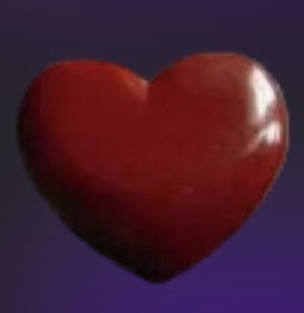
#> input picture tools/tg-emoji/assets/heart_source.jpg, 304 x 313 px
$ python _tmp_hp.py
#> lines starting #> are read from the running program, lines starting #| are printed output that depends on the picture; after the words box and inside, x2 and y2 are one past the last pixel; in counts of white or black regions, pixels touching at a corner belong together
"""Вырезание сердца из фотографии и перекраска его в чёрный.

Фон отделяется по «красноте» (R заметно выше G и B), затем маска чистится
морфологией и сглаживается. Освещение снимка сохраняется целиком: яркость
исходника прогоняется через степенную кривую, поэтому тело становится
чёрным, а блики остаются бликами.

    ash, eyes = ...          # не используется, это отдельный модуль
    rgba = load_black_heart('assets/heart_source.jpg', 400)
"""

import numpy as np
from PIL import Image, ImageChops, ImageFilter

# Кривая перекраски: линейная часть держит тени, степенная гасит тело,
# блики доживают до самого верха. Чем больше POW, тем чернее тело.
LIN, POW = 0.22, 3.0
# Подтон: чёрный не нейтральный, а с тем же тёплым отливом, что у оригинала.
TINT = (1.05, 0.965, 0.95)
FLOOR = (5, 4, 6)


def cutout(path, pad=0.06):
    """→ (rgb, alpha) без фона, обрезано по сердцу и дополнено полями."""
#> called with path = 'assets/heart_source.jpg', pad = 0.06
    img = Image.open(path).convert("RGB")
#> img is the input picture: PIL image 304x313 RGB; mean R, G, B 69.4, 30, 48.6
    a = np.asarray(img).astype(np.float32)
    r, g, b = a[:, :, 0], a[:, :, 1], a[:, :, 2]
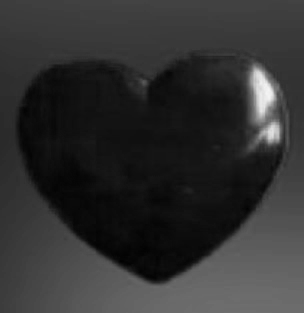
#> b: shape (313, 304) float32; min 1, max 244, mean 48.6

    # фон фиолетовый (синего больше красного), сердце красное — даже в тенях
    warm = (r - b > 8) | (r - np.maximum(g, b) > 18)
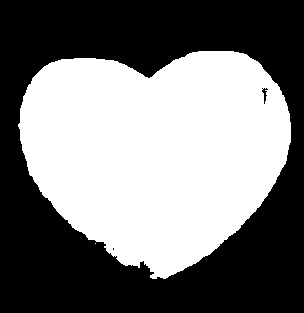
#> warm: shape (313, 304) bool; 47.8% white; 2 white regions (1 under 20 px), largest, box (x1, y1, x2, y2) and area: (18, 51, 291, 279) 45440
    m = Image.fromarray((warm.astype(np.uint8) * 255), "L")
    # закрыть дыры под бликом
    m = m.filter(ImageFilter.MaxFilter(11)).filter(ImageFilter.MinFilter(15))
#> m: PIL image 304x313 L; 45.7% white; 1 white region, box (x1, y1, x2, y2) and area: (21, 53, 289, 277) 43530
    m = m.filter(ImageFilter.MaxFilter(5))
#> m: PIL image 304x313 L; 47.9% white; 1 white region, box (x1, y1, x2, y2) and area: (19, 51, 291, 279) 45582
    # сгладить контур и подрезать его внутрь, чтобы срезать фиолетовую кайму
    m = m.filter(ImageFilter.MedianFilter(9))
#> m: PIL image 304x313 L; 47.9% white; 1 white region, box (x1, y1, x2, y2) and area: (19, 51, 291, 279) 45554
    m = m.filter(ImageFilter.GaussianBlur(2.5)).point(lambda v: 255 if v > 150 else 0)
#> m: PIL image 304x313 L; 47.3% white; 1 white region, box (x1, y1, x2, y2) and area: (20, 52, 290, 278) 45018
    m = m.filter(ImageFilter.MinFilter(5))
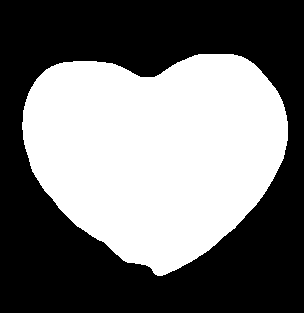
#> m: PIL image 304x313 L; 45.2% white; 1 white region, box (x1, y1, x2, y2) and area: (22, 54, 288, 276) 42986

    box = m.getbbox()
#> box = (22, 54, 288, 276)
    if box is None:
        raise SystemExit("сердце на снимке не найдено")
    x0, y0, x1, y1 = box
#> x0 = 22; y0 = 54; x1 = 288; y1 = 276
    side = max(x1 - x0, y1 - y0)
#> side = 266
    grow = int(side * pad)
#> grow = 15
    cx, cy = (x0 + x1) // 2, (y0 + y1) // 2
#> cx = 155; cy = 165
    half = side // 2 + grow
#> half = 148
    crop = (cx - half, cy - half, cx + half, cy + half)
#> crop = (7, 17, 303, 313)

    rgb = img.crop(crop)
    alpha = m.crop(crop)
#> alpha: PIL image 296x296 L; 49.1% white; 1 white region, box (x1, y1, x2, y2) and area: (15, 37, 281, 259) 42986
    # мягкий край, чтобы не было пилы после уменьшения
    alpha = alpha.filter(ImageFilter.GaussianBlur(1.6))
    return rgb, alpha


def to_black(rgb, alpha):
    """Красное → чёрное с сохранением всей светотени снимка."""
    a = np.asarray(rgb).astype(np.float32) / 255.0
#> a: shape (296, 296, 3) float32
    v = a.max(axis=2)                        # интенсивность освещения
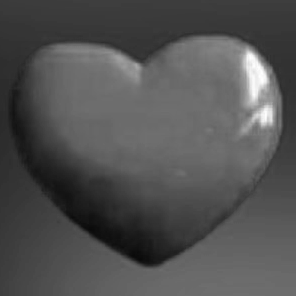
#> v: shape (296, 296) float32; min 0.0392, max 1, mean 0.321
    v = np.clip((v - 0.05) / 0.95, 0, 1)
    lit = LIN * v + (1 - LIN) * v ** POW
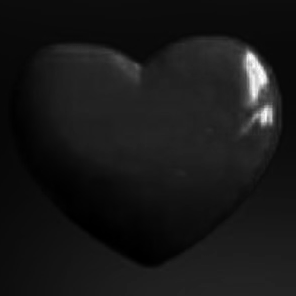
#> lit: shape (296, 296) float32; min 0, max 1, mean 0.0945

    out = np.zeros(a.shape, np.float32)
    for c in range(3):
        out[:, :, c] = FLOOR[c] + (255 - FLOOR[c]) * lit * TINT[c]
    # у самых ярких точек блик обесцвечивается — как на полированном чёрном
    hot = np.clip((lit - 0.55) / 0.45, 0, 1)[:, :, None]
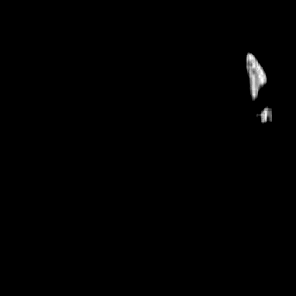
#> hot: shape (296, 296, 1) float32; min 0, max 1, mean 0.00514
    out = out * (1 - hot) + np.clip(out.mean(axis=2)[:, :, None] * 1.06, 0, 255) * hot

    rgba = np.concatenate([np.clip(out, 0, 255),
                           np.asarray(alpha, np.float32)[:, :, None]], axis=2)
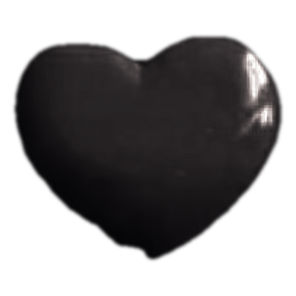
#> rgba: shape (296, 296, 4) float32; mean of channels 0, 1, 2, 3 29.8, 27, 28.5, 125.1; transparent parts drawn white
    return Image.fromarray(rgba.astype(np.uint8), "RGBA")


def load_black_heart(path, size):
    rgb, alpha = cutout(path)
    black = to_black(rgb, alpha)
    return black.resize((size, size), Image.LANCZOS)
#> returned value: PIL image 512x512 RGBA


if __name__ == "__main__":
    import sys
    src = sys.argv[1] if len(sys.argv) > 1 else "assets/heart_source.jpg"
    load_black_heart(src, 512).save("out/black_heart_cutout.png")
    print("✓ out/black_heart_cutout.png")
